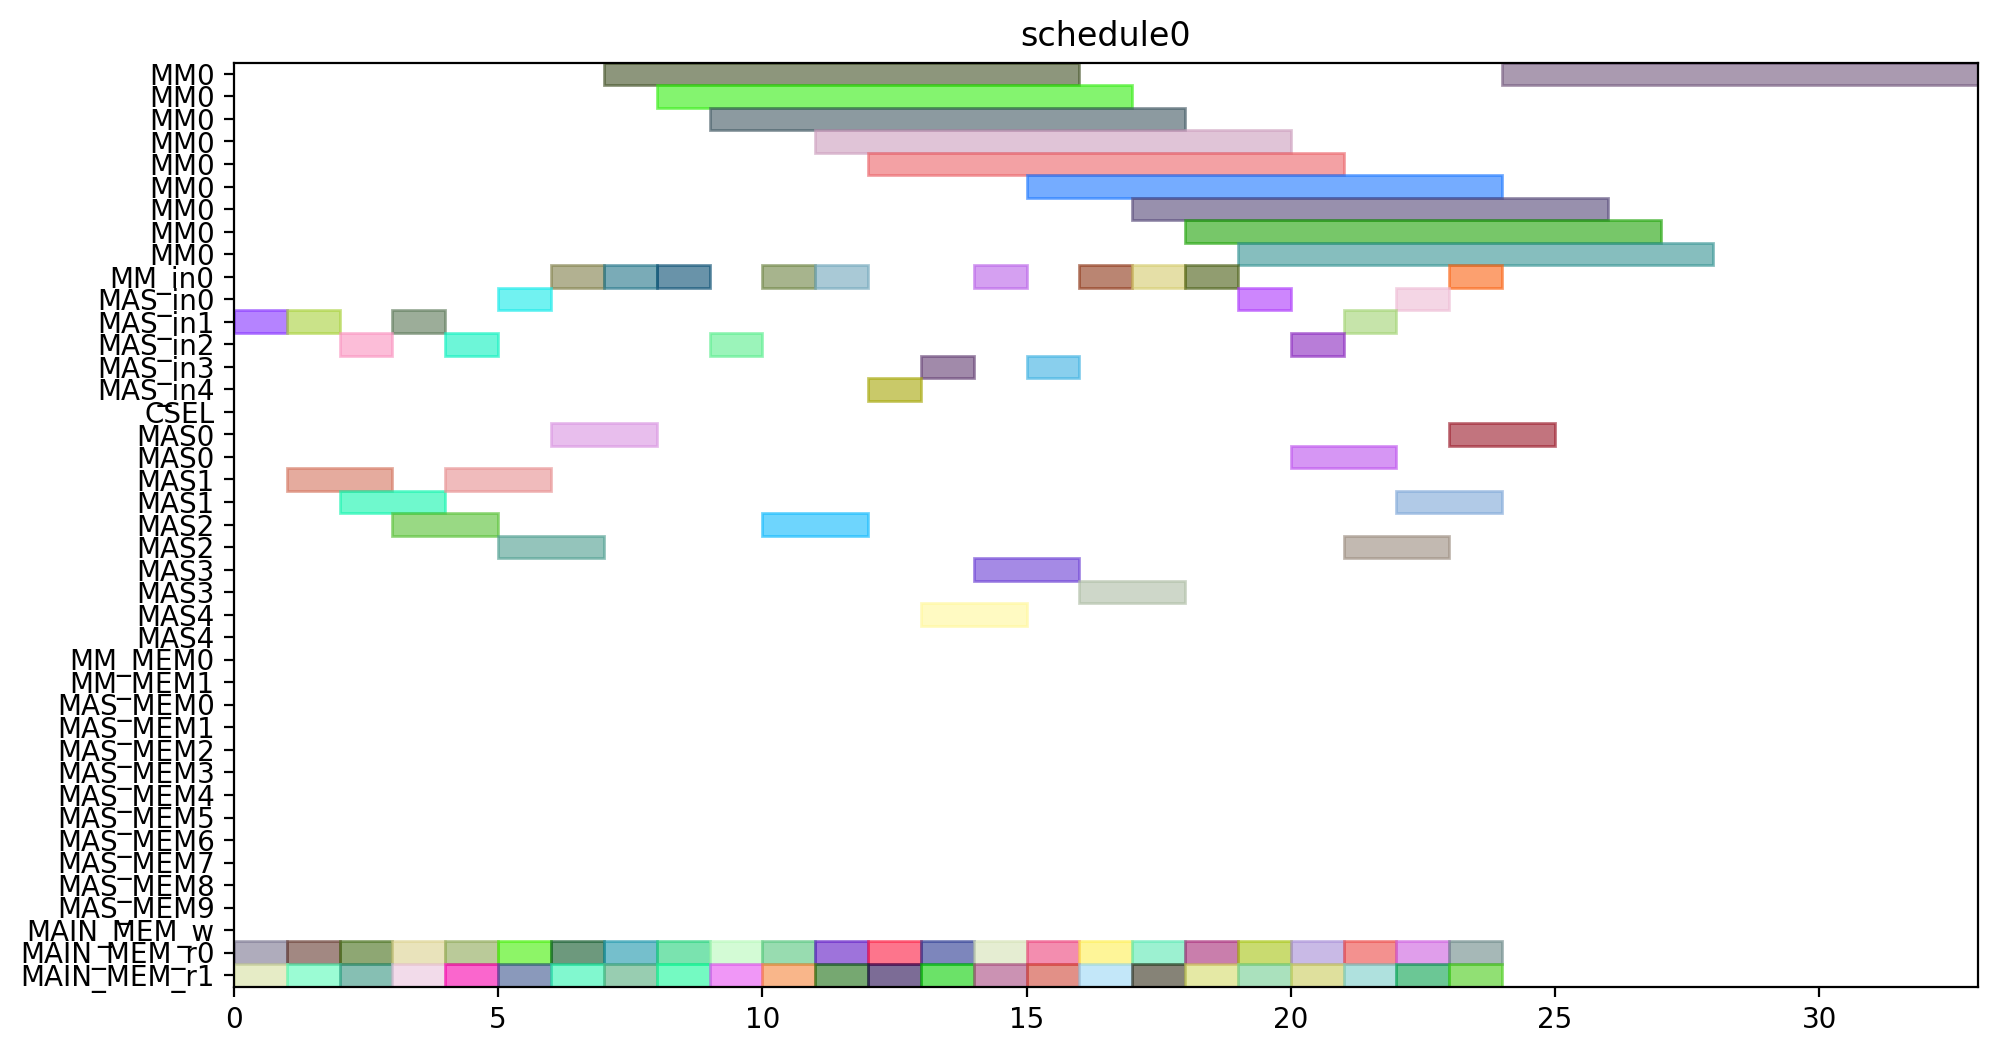

Python code for this plot:
from pyschedule import Scenario, solvers, plotters, alt


def solve():
	horizon = 120
	S = Scenario("schedule0", horizon=horizon)

	# resource
	MM = S.Resources('MM', num=1, size=9)
	MM_in = S.Resources('MM_in', num=1)
	MAS_in = S.Resources('MAS_in', num=5)
	CSEL = S.Resource('CSEL')
	MAS = S.Resources('MAS', num=5, size=2, periods=range(1, horizon))
	MM_MEM = S.Resources('MM_MEM', num=2)
	MAS_MEM = S.Resources('MAS_MEM', num=10)
	MAIN_MEM_w = S.Resource('MAIN_MEM_w', size=1)
	MAIN_MEM_r = S.Resources('MAIN_MEM_r', num=2)

	# result of previous scheduling

	# new tasks
	t0_t0 = S.Task('t0_t0', length=2, delay_cost=1)
	t0_t0 += alt(MAS)
	t0_t0_in = S.Task('t0_t0_in', length=1, delay_cost=1)
	t0_t0_in += alt(MAS_in)
	S += t0_t0_in*MAS_in[0]<=t0_t0*MAS[0]

	S += t0_t0_in*MAS_in[1]<=t0_t0*MAS[1]

	S += t0_t0_in*MAS_in[2]<=t0_t0*MAS[2]

	S += t0_t0_in*MAS_in[3]<=t0_t0*MAS[3]

	S += t0_t0_in*MAS_in[4]<=t0_t0*MAS[4]

	t0_t0_mem0 = S.Task('t0_t0_mem0', length=1, delay_cost=1)
	t0_t0_mem0 += MAIN_MEM_r[0]
	S += t0_t0_mem0 <= t0_t0

	t0_t0_mem1 = S.Task('t0_t0_mem1', length=1, delay_cost=1)
	t0_t0_mem1 += MAIN_MEM_r[1]
	S += t0_t0_mem1 <= t0_t0

	t0_t1 = S.Task('t0_t1', length=2, delay_cost=1)
	t0_t1 += alt(MAS)
	t0_t1_in = S.Task('t0_t1_in', length=1, delay_cost=1)
	t0_t1_in += alt(MAS_in)
	S += t0_t1_in*MAS_in[0]<=t0_t1*MAS[0]

	S += t0_t1_in*MAS_in[1]<=t0_t1*MAS[1]

	S += t0_t1_in*MAS_in[2]<=t0_t1*MAS[2]

	S += t0_t1_in*MAS_in[3]<=t0_t1*MAS[3]

	S += t0_t1_in*MAS_in[4]<=t0_t1*MAS[4]

	t0_t1_mem0 = S.Task('t0_t1_mem0', length=1, delay_cost=1)
	t0_t1_mem0 += MAIN_MEM_r[0]
	S += t0_t1_mem0 <= t0_t1

	t0_t1_mem1 = S.Task('t0_t1_mem1', length=1, delay_cost=1)
	t0_t1_mem1 += MAIN_MEM_r[1]
	S += t0_t1_mem1 <= t0_t1

	t0_t3 = S.Task('t0_t3', length=9, delay_cost=1)
	t0_t3 += alt(MM)
	t0_t3_in = S.Task('t0_t3_in', length=1, delay_cost=1)
	t0_t3_in += alt(MM_in)
	S += t0_t3_in*MM_in[0]<=t0_t3*MM[0]
	t0_t3_mem0 = S.Task('t0_t3_mem0', length=1, delay_cost=1)
	t0_t3_mem0 += MAIN_MEM_r[0]
	S += t0_t3_mem0 <= t0_t3

	t0_t3_mem1 = S.Task('t0_t3_mem1', length=1, delay_cost=1)
	t0_t3_mem1 += MAIN_MEM_r[1]
	S += t0_t3_mem1 <= t0_t3

	t10 = S.Task('t10', length=2, delay_cost=1)
	t10 += alt(MAS)
	t10_in = S.Task('t10_in', length=1, delay_cost=1)
	t10_in += alt(MAS_in)
	S += t10_in*MAS_in[0]<=t10*MAS[0]

	S += t10_in*MAS_in[1]<=t10*MAS[1]

	S += t10_in*MAS_in[2]<=t10*MAS[2]

	S += t10_in*MAS_in[3]<=t10*MAS[3]

	S += t10_in*MAS_in[4]<=t10*MAS[4]

	t10_mem0 = S.Task('t10_mem0', length=1, delay_cost=1)
	t10_mem0 += MAIN_MEM_r[0]
	S += t10_mem0 <= t10

	t10_mem1 = S.Task('t10_mem1', length=1, delay_cost=1)
	t10_mem1 += MAIN_MEM_r[1]
	S += t10_mem1 <= t10

	t11 = S.Task('t11', length=2, delay_cost=1)
	t11 += alt(MAS)
	t11_in = S.Task('t11_in', length=1, delay_cost=1)
	t11_in += alt(MAS_in)
	S += t11_in*MAS_in[0]<=t11*MAS[0]

	S += t11_in*MAS_in[1]<=t11*MAS[1]

	S += t11_in*MAS_in[2]<=t11*MAS[2]

	S += t11_in*MAS_in[3]<=t11*MAS[3]

	S += t11_in*MAS_in[4]<=t11*MAS[4]

	t11_mem0 = S.Task('t11_mem0', length=1, delay_cost=1)
	t11_mem0 += MAIN_MEM_r[0]
	S += t11_mem0 <= t11

	t11_mem1 = S.Task('t11_mem1', length=1, delay_cost=1)
	t11_mem1 += MAIN_MEM_r[1]
	S += t11_mem1 <= t11

	t3_t0 = S.Task('t3_t0', length=9, delay_cost=1)
	t3_t0 += alt(MM)
	t3_t0_in = S.Task('t3_t0_in', length=1, delay_cost=1)
	t3_t0_in += alt(MM_in)
	S += t3_t0_in*MM_in[0]<=t3_t0*MM[0]
	t3_t0_mem0 = S.Task('t3_t0_mem0', length=1, delay_cost=1)
	t3_t0_mem0 += MAIN_MEM_r[0]
	S += t3_t0_mem0 <= t3_t0

	t3_t0_mem1 = S.Task('t3_t0_mem1', length=1, delay_cost=1)
	t3_t0_mem1 += MAIN_MEM_r[1]
	S += t3_t0_mem1 <= t3_t0

	t3_t1 = S.Task('t3_t1', length=9, delay_cost=1)
	t3_t1 += alt(MM)
	t3_t1_in = S.Task('t3_t1_in', length=1, delay_cost=1)
	t3_t1_in += alt(MM_in)
	S += t3_t1_in*MM_in[0]<=t3_t1*MM[0]
	t3_t1_mem0 = S.Task('t3_t1_mem0', length=1, delay_cost=1)
	t3_t1_mem0 += MAIN_MEM_r[0]
	S += t3_t1_mem0 <= t3_t1

	t3_t1_mem1 = S.Task('t3_t1_mem1', length=1, delay_cost=1)
	t3_t1_mem1 += MAIN_MEM_r[1]
	S += t3_t1_mem1 <= t3_t1

	t3_t2 = S.Task('t3_t2', length=2, delay_cost=1)
	t3_t2 += alt(MAS)
	t3_t2_in = S.Task('t3_t2_in', length=1, delay_cost=1)
	t3_t2_in += alt(MAS_in)
	S += t3_t2_in*MAS_in[0]<=t3_t2*MAS[0]

	S += t3_t2_in*MAS_in[1]<=t3_t2*MAS[1]

	S += t3_t2_in*MAS_in[2]<=t3_t2*MAS[2]

	S += t3_t2_in*MAS_in[3]<=t3_t2*MAS[3]

	S += t3_t2_in*MAS_in[4]<=t3_t2*MAS[4]

	t3_t2_mem0 = S.Task('t3_t2_mem0', length=1, delay_cost=1)
	t3_t2_mem0 += MAIN_MEM_r[0]
	S += t3_t2_mem0 <= t3_t2

	t3_t2_mem1 = S.Task('t3_t2_mem1', length=1, delay_cost=1)
	t3_t2_mem1 += MAIN_MEM_r[1]
	S += t3_t2_mem1 <= t3_t2

	t3_t3 = S.Task('t3_t3', length=2, delay_cost=1)
	t3_t3 += alt(MAS)
	t3_t3_in = S.Task('t3_t3_in', length=1, delay_cost=1)
	t3_t3_in += alt(MAS_in)
	S += t3_t3_in*MAS_in[0]<=t3_t3*MAS[0]

	S += t3_t3_in*MAS_in[1]<=t3_t3*MAS[1]

	S += t3_t3_in*MAS_in[2]<=t3_t3*MAS[2]

	S += t3_t3_in*MAS_in[3]<=t3_t3*MAS[3]

	S += t3_t3_in*MAS_in[4]<=t3_t3*MAS[4]

	t3_t3_mem0 = S.Task('t3_t3_mem0', length=1, delay_cost=1)
	t3_t3_mem0 += MAIN_MEM_r[0]
	S += t3_t3_mem0 <= t3_t3

	t3_t3_mem1 = S.Task('t3_t3_mem1', length=1, delay_cost=1)
	t3_t3_mem1 += MAIN_MEM_r[1]
	S += t3_t3_mem1 <= t3_t3

	t4_t0 = S.Task('t4_t0', length=2, delay_cost=1)
	t4_t0 += alt(MAS)
	t4_t0_in = S.Task('t4_t0_in', length=1, delay_cost=1)
	t4_t0_in += alt(MAS_in)
	S += t4_t0_in*MAS_in[0]<=t4_t0*MAS[0]

	S += t4_t0_in*MAS_in[1]<=t4_t0*MAS[1]

	S += t4_t0_in*MAS_in[2]<=t4_t0*MAS[2]

	S += t4_t0_in*MAS_in[3]<=t4_t0*MAS[3]

	S += t4_t0_in*MAS_in[4]<=t4_t0*MAS[4]

	t4_t0_mem0 = S.Task('t4_t0_mem0', length=1, delay_cost=1)
	t4_t0_mem0 += MAIN_MEM_r[0]
	S += t4_t0_mem0 <= t4_t0

	t4_t0_mem1 = S.Task('t4_t0_mem1', length=1, delay_cost=1)
	t4_t0_mem1 += MAIN_MEM_r[1]
	S += t4_t0_mem1 <= t4_t0

	t4_t1 = S.Task('t4_t1', length=2, delay_cost=1)
	t4_t1 += alt(MAS)
	t4_t1_in = S.Task('t4_t1_in', length=1, delay_cost=1)
	t4_t1_in += alt(MAS_in)
	S += t4_t1_in*MAS_in[0]<=t4_t1*MAS[0]

	S += t4_t1_in*MAS_in[1]<=t4_t1*MAS[1]

	S += t4_t1_in*MAS_in[2]<=t4_t1*MAS[2]

	S += t4_t1_in*MAS_in[3]<=t4_t1*MAS[3]

	S += t4_t1_in*MAS_in[4]<=t4_t1*MAS[4]

	t4_t1_mem0 = S.Task('t4_t1_mem0', length=1, delay_cost=1)
	t4_t1_mem0 += MAIN_MEM_r[0]
	S += t4_t1_mem0 <= t4_t1

	t4_t1_mem1 = S.Task('t4_t1_mem1', length=1, delay_cost=1)
	t4_t1_mem1 += MAIN_MEM_r[1]
	S += t4_t1_mem1 <= t4_t1

	t4_t3 = S.Task('t4_t3', length=9, delay_cost=1)
	t4_t3 += alt(MM)
	t4_t3_in = S.Task('t4_t3_in', length=1, delay_cost=1)
	t4_t3_in += alt(MM_in)
	S += t4_t3_in*MM_in[0]<=t4_t3*MM[0]
	t4_t3_mem0 = S.Task('t4_t3_mem0', length=1, delay_cost=1)
	t4_t3_mem0 += MAIN_MEM_r[0]
	S += t4_t3_mem0 <= t4_t3

	t4_t3_mem1 = S.Task('t4_t3_mem1', length=1, delay_cost=1)
	t4_t3_mem1 += MAIN_MEM_r[1]
	S += t4_t3_mem1 <= t4_t3

	t5_t0 = S.Task('t5_t0', length=9, delay_cost=1)
	t5_t0 += alt(MM)
	t5_t0_in = S.Task('t5_t0_in', length=1, delay_cost=1)
	t5_t0_in += alt(MM_in)
	S += t5_t0_in*MM_in[0]<=t5_t0*MM[0]
	t5_t0_mem0 = S.Task('t5_t0_mem0', length=1, delay_cost=1)
	t5_t0_mem0 += MAIN_MEM_r[0]
	S += t5_t0_mem0 <= t5_t0

	t5_t0_mem1 = S.Task('t5_t0_mem1', length=1, delay_cost=1)
	t5_t0_mem1 += MAIN_MEM_r[1]
	S += t5_t0_mem1 <= t5_t0

	t5_t1 = S.Task('t5_t1', length=9, delay_cost=1)
	t5_t1 += alt(MM)
	t5_t1_in = S.Task('t5_t1_in', length=1, delay_cost=1)
	t5_t1_in += alt(MM_in)
	S += t5_t1_in*MM_in[0]<=t5_t1*MM[0]
	t5_t1_mem0 = S.Task('t5_t1_mem0', length=1, delay_cost=1)
	t5_t1_mem0 += MAIN_MEM_r[0]
	S += t5_t1_mem0 <= t5_t1

	t5_t1_mem1 = S.Task('t5_t1_mem1', length=1, delay_cost=1)
	t5_t1_mem1 += MAIN_MEM_r[1]
	S += t5_t1_mem1 <= t5_t1

	t5_t2 = S.Task('t5_t2', length=2, delay_cost=1)
	t5_t2 += alt(MAS)
	t5_t2_in = S.Task('t5_t2_in', length=1, delay_cost=1)
	t5_t2_in += alt(MAS_in)
	S += t5_t2_in*MAS_in[0]<=t5_t2*MAS[0]

	S += t5_t2_in*MAS_in[1]<=t5_t2*MAS[1]

	S += t5_t2_in*MAS_in[2]<=t5_t2*MAS[2]

	S += t5_t2_in*MAS_in[3]<=t5_t2*MAS[3]

	S += t5_t2_in*MAS_in[4]<=t5_t2*MAS[4]

	t5_t2_mem0 = S.Task('t5_t2_mem0', length=1, delay_cost=1)
	t5_t2_mem0 += MAIN_MEM_r[0]
	S += t5_t2_mem0 <= t5_t2

	t5_t2_mem1 = S.Task('t5_t2_mem1', length=1, delay_cost=1)
	t5_t2_mem1 += MAIN_MEM_r[1]
	S += t5_t2_mem1 <= t5_t2

	t5_t3 = S.Task('t5_t3', length=2, delay_cost=1)
	t5_t3 += alt(MAS)
	t5_t3_in = S.Task('t5_t3_in', length=1, delay_cost=1)
	t5_t3_in += alt(MAS_in)
	S += t5_t3_in*MAS_in[0]<=t5_t3*MAS[0]

	S += t5_t3_in*MAS_in[1]<=t5_t3*MAS[1]

	S += t5_t3_in*MAS_in[2]<=t5_t3*MAS[2]

	S += t5_t3_in*MAS_in[3]<=t5_t3*MAS[3]

	S += t5_t3_in*MAS_in[4]<=t5_t3*MAS[4]

	t5_t3_mem0 = S.Task('t5_t3_mem0', length=1, delay_cost=1)
	t5_t3_mem0 += MAIN_MEM_r[0]
	S += t5_t3_mem0 <= t5_t3

	t5_t3_mem1 = S.Task('t5_t3_mem1', length=1, delay_cost=1)
	t5_t3_mem1 += MAIN_MEM_r[1]
	S += t5_t3_mem1 <= t5_t3

	t6_t0 = S.Task('t6_t0', length=9, delay_cost=1)
	t6_t0 += alt(MM)
	t6_t0_in = S.Task('t6_t0_in', length=1, delay_cost=1)
	t6_t0_in += alt(MM_in)
	S += t6_t0_in*MM_in[0]<=t6_t0*MM[0]
	t6_t0_mem0 = S.Task('t6_t0_mem0', length=1, delay_cost=1)
	t6_t0_mem0 += MAIN_MEM_r[0]
	S += t6_t0_mem0 <= t6_t0

	t6_t0_mem1 = S.Task('t6_t0_mem1', length=1, delay_cost=1)
	t6_t0_mem1 += MAIN_MEM_r[1]
	S += t6_t0_mem1 <= t6_t0

	t6_t1 = S.Task('t6_t1', length=9, delay_cost=1)
	t6_t1 += alt(MM)
	t6_t1_in = S.Task('t6_t1_in', length=1, delay_cost=1)
	t6_t1_in += alt(MM_in)
	S += t6_t1_in*MM_in[0]<=t6_t1*MM[0]
	t6_t1_mem0 = S.Task('t6_t1_mem0', length=1, delay_cost=1)
	t6_t1_mem0 += MAIN_MEM_r[0]
	S += t6_t1_mem0 <= t6_t1

	t6_t1_mem1 = S.Task('t6_t1_mem1', length=1, delay_cost=1)
	t6_t1_mem1 += MAIN_MEM_r[1]
	S += t6_t1_mem1 <= t6_t1

	t6_t2 = S.Task('t6_t2', length=2, delay_cost=1)
	t6_t2 += alt(MAS)
	t6_t2_in = S.Task('t6_t2_in', length=1, delay_cost=1)
	t6_t2_in += alt(MAS_in)
	S += t6_t2_in*MAS_in[0]<=t6_t2*MAS[0]

	S += t6_t2_in*MAS_in[1]<=t6_t2*MAS[1]

	S += t6_t2_in*MAS_in[2]<=t6_t2*MAS[2]

	S += t6_t2_in*MAS_in[3]<=t6_t2*MAS[3]

	S += t6_t2_in*MAS_in[4]<=t6_t2*MAS[4]

	t6_t2_mem0 = S.Task('t6_t2_mem0', length=1, delay_cost=1)
	t6_t2_mem0 += MAIN_MEM_r[0]
	S += t6_t2_mem0 <= t6_t2

	t6_t2_mem1 = S.Task('t6_t2_mem1', length=1, delay_cost=1)
	t6_t2_mem1 += MAIN_MEM_r[1]
	S += t6_t2_mem1 <= t6_t2

	t6_t3 = S.Task('t6_t3', length=2, delay_cost=1)
	t6_t3 += alt(MAS)
	t6_t3_in = S.Task('t6_t3_in', length=1, delay_cost=1)
	t6_t3_in += alt(MAS_in)
	S += t6_t3_in*MAS_in[0]<=t6_t3*MAS[0]

	S += t6_t3_in*MAS_in[1]<=t6_t3*MAS[1]

	S += t6_t3_in*MAS_in[2]<=t6_t3*MAS[2]

	S += t6_t3_in*MAS_in[3]<=t6_t3*MAS[3]

	S += t6_t3_in*MAS_in[4]<=t6_t3*MAS[4]

	t6_t3_mem0 = S.Task('t6_t3_mem0', length=1, delay_cost=1)
	t6_t3_mem0 += MAIN_MEM_r[0]
	S += t6_t3_mem0 <= t6_t3

	t6_t3_mem1 = S.Task('t6_t3_mem1', length=1, delay_cost=1)
	t6_t3_mem1 += MAIN_MEM_r[1]
	S += t6_t3_mem1 <= t6_t3

	t7_t0 = S.Task('t7_t0', length=9, delay_cost=1)
	t7_t0 += alt(MM)
	t7_t0_in = S.Task('t7_t0_in', length=1, delay_cost=1)
	t7_t0_in += alt(MM_in)
	S += t7_t0_in*MM_in[0]<=t7_t0*MM[0]
	t7_t0_mem0 = S.Task('t7_t0_mem0', length=1, delay_cost=1)
	t7_t0_mem0 += MAIN_MEM_r[0]
	S += t7_t0_mem0 <= t7_t0

	t7_t0_mem1 = S.Task('t7_t0_mem1', length=1, delay_cost=1)
	t7_t0_mem1 += MAIN_MEM_r[1]
	S += t7_t0_mem1 <= t7_t0

	t7_t1 = S.Task('t7_t1', length=9, delay_cost=1)
	t7_t1 += alt(MM)
	t7_t1_in = S.Task('t7_t1_in', length=1, delay_cost=1)
	t7_t1_in += alt(MM_in)
	S += t7_t1_in*MM_in[0]<=t7_t1*MM[0]
	t7_t1_mem0 = S.Task('t7_t1_mem0', length=1, delay_cost=1)
	t7_t1_mem0 += MAIN_MEM_r[0]
	S += t7_t1_mem0 <= t7_t1

	t7_t1_mem1 = S.Task('t7_t1_mem1', length=1, delay_cost=1)
	t7_t1_mem1 += MAIN_MEM_r[1]
	S += t7_t1_mem1 <= t7_t1

	t7_t2 = S.Task('t7_t2', length=2, delay_cost=1)
	t7_t2 += alt(MAS)
	t7_t2_in = S.Task('t7_t2_in', length=1, delay_cost=1)
	t7_t2_in += alt(MAS_in)
	S += t7_t2_in*MAS_in[0]<=t7_t2*MAS[0]

	S += t7_t2_in*MAS_in[1]<=t7_t2*MAS[1]

	S += t7_t2_in*MAS_in[2]<=t7_t2*MAS[2]

	S += t7_t2_in*MAS_in[3]<=t7_t2*MAS[3]

	S += t7_t2_in*MAS_in[4]<=t7_t2*MAS[4]

	t7_t2_mem0 = S.Task('t7_t2_mem0', length=1, delay_cost=1)
	t7_t2_mem0 += MAIN_MEM_r[0]
	S += t7_t2_mem0 <= t7_t2

	t7_t2_mem1 = S.Task('t7_t2_mem1', length=1, delay_cost=1)
	t7_t2_mem1 += MAIN_MEM_r[1]
	S += t7_t2_mem1 <= t7_t2

	t7_t3 = S.Task('t7_t3', length=2, delay_cost=1)
	t7_t3 += alt(MAS)
	t7_t3_in = S.Task('t7_t3_in', length=1, delay_cost=1)
	t7_t3_in += alt(MAS_in)
	S += t7_t3_in*MAS_in[0]<=t7_t3*MAS[0]

	S += t7_t3_in*MAS_in[1]<=t7_t3*MAS[1]

	S += t7_t3_in*MAS_in[2]<=t7_t3*MAS[2]

	S += t7_t3_in*MAS_in[3]<=t7_t3*MAS[3]

	S += t7_t3_in*MAS_in[4]<=t7_t3*MAS[4]

	t7_t3_mem0 = S.Task('t7_t3_mem0', length=1, delay_cost=1)
	t7_t3_mem0 += MAIN_MEM_r[0]
	S += t7_t3_mem0 <= t7_t3

	t7_t3_mem1 = S.Task('t7_t3_mem1', length=1, delay_cost=1)
	t7_t3_mem1 += MAIN_MEM_r[1]
	S += t7_t3_mem1 <= t7_t3

	solvers.mip.solve(S,msg=1,kind='CPLEX',ratio_gap=1.01)

	solution = [['hoge']*len(S.solution()[1]) for i in range(len(S.solution()))]
	for i in range(len(S.solution())):
		for j in range(len(S.solution()[i])):
			solution[i][j]=str(S.solution()[i][j])
	print(solution)

	cycles = int(solution[-1][3])

	pic_file_name = "/mnt/rose/usr1/fukuda/ABE/multiRAM_multiMAS_16mux/scheduling_result/stage9MM1_stage2MAS5/SQR012345/schedule0.png"
	if(S.solution() != []):
		plotters.matplotlib.plot(S,img_filename=pic_file_name, show_task_labels=False, fig_size=(cycles*0.25+3, 6))

	return solution
